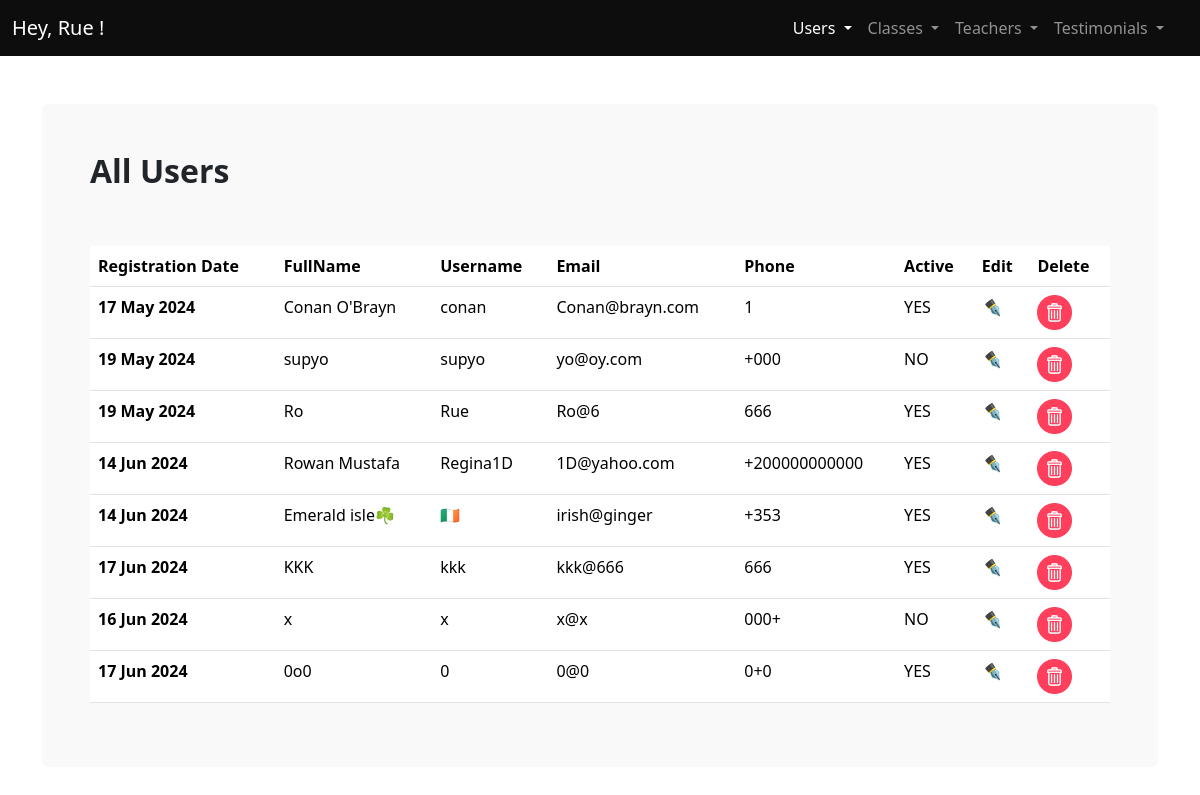
The page /admin/users.php (signed in) on the database its author committed.
### tables this page shows
CREATE TABLE `users` (
  `id` int(11) NOT NULL,
  `regDate` timestamp NOT NULL DEFAULT current_timestamp(),
  `fullname` varchar(100) NOT NULL,
  `username` varchar(50) NOT NULL,
  `email` varchar(50) NOT NULL,
  `pwd` varchar(60) NOT NULL,
  `phone` char(20) NOT NULL,
  `active` tinyint(1) NOT NULL COMMENT '0 blocked; 1 active'
);

### admin/users.php (the view, shortened to what this page needs)
<?php
require_once "includes/conn.php";
$sql = "SELECT * FROM `users`";
$stmt = $conn->prepare($sql);
$stmt->execute();
$users = $stmt->fetchAll();
?>
<!DOCTYPE html>
<html lang="en">
  <head>
    <link rel="stylesheet" href="css/main.min.css" />
    <link rel="stylesheet" href="css/styles.css" />
  </head>
  <body>
    <main>
    <?php
    require_once "includes/NAVbar.php";
    ?>
      <div class="container my-5">
        <div class="bg-light p-5 rounded">
          <h2 class="fw-bold fs-2 mb-5 pb-2">All Users</h2>
          <div class="table-responsive">
          <table class="table table-hover">
            <thead>
              <tr>
                <th scope="col">Registration Date</th>
                <th scope="col">FullName</th>
                <th scope="col">Username</th>
                <th scope="col">Email</th>
                <th scope="col">Phone</th>
                <th scope="col">Active</th>
                <th scope="col">Edit</th>
                <th scope="col">Delete</th>
              </tr>
            </thead>
            <tbody>
            <?php
            foreach ($users as $user) {
            ?>
              <tr>
                <th scope="row"><?php $date=date_create($user['regDate']); echo date_format($date,"d M Y");  ?></th>
                <td><?php echo $user['fullname'] ?></td>
                <td><?php echo $user['username'] ?></td>
                <td><?php echo $user['email'] ?></td>
                <td><?php echo $user['phone'] ?></td>
                <td><?php echo ($user['active'] === 1) ? "YES" : "NO"; ?></td>
                <td><a href="Updateuser.php?id=<?php echo $user['id']?>" class="text-decoration-none"><i>✒️</i></a></td>
                <td><a href="includes/deluser.php?id=<?php echo $user['id'] ?>" class="text-decoration-none"  onclick="return confirm('¡WARNING! you are about to del !!!?')"><img src="../img/trash-bin.png" alt="" style="max-width: 35px"></a></td>
              </tr>
              <?php
            }
            ?>
            </tbody>
          </table>
        </div>
        </div>
      </div>
    </main>
  </body>
</html>

### rows shown on the page
users: regDate "17 May 2024", fullname "Conan O'Brayn", username "conan", email "Conan@brayn.com", phone "1", active "YES"
users: regDate "19 May 2024", fullname "supyo", username "supyo", email "yo@oy.com", phone "+000", active "NO"
users: regDate "19 May 2024", fullname "Ro", username "Rue", email "Ro@6", phone "666", active "YES"
users: regDate "14 Jun 2024", fullname "Rowan Mustafa", username "Regina1D", email "1D@yahoo.com", phone "+200000000000", active "YES"
users: regDate "14 Jun 2024", fullname "Emerald isle☘️", username "🇮🇪", email "irish@ginger", phone "+353", active "YES"
users: regDate "17 Jun 2024", fullname "KKK", username "kkk", email "kkk@666", phone "666", active "YES"
users: regDate "16 Jun 2024", fullname "x", username "x", email "x@x", phone "000+", active "NO"
users: regDate "17 Jun 2024", fullname "0o0", username "0", email "0@0", phone "0+0", active "YES"
